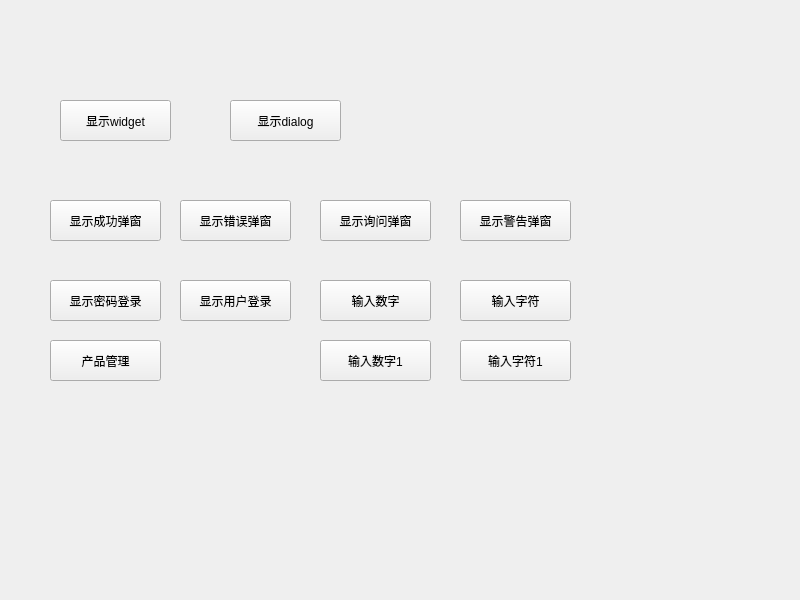
<?xml version="1.0" encoding="UTF-8"?>
<ui version="4.0">
 <class>MainDlg</class>
 <widget class="QWidget" name="MainDlg">
  <property name="geometry">
   <rect>
    <x>0</x>
    <y>0</y>
    <width>800</width>
    <height>600</height>
   </rect>
  </property>
  <property name="minimumSize">
   <size>
    <width>800</width>
    <height>600</height>
   </size>
  </property>
  <property name="windowTitle">
   <string>MainDlg</string>
  </property>
  <widget class="QPushButton" name="btnShowWidget">
   <property name="geometry">
    <rect>
     <x>60</x>
     <y>100</y>
     <width>111</width>
     <height>41</height>
    </rect>
   </property>
   <property name="text">
    <string>显示widget</string>
   </property>
  </widget>
  <widget class="QPushButton" name="btnShowDialog">
   <property name="geometry">
    <rect>
     <x>230</x>
     <y>100</y>
     <width>111</width>
     <height>41</height>
    </rect>
   </property>
   <property name="text">
    <string>显示dialog</string>
   </property>
  </widget>
  <widget class="QPushButton" name="btnShowuccess">
   <property name="geometry">
    <rect>
     <x>50</x>
     <y>200</y>
     <width>111</width>
     <height>41</height>
    </rect>
   </property>
   <property name="text">
    <string>显示成功弹窗</string>
   </property>
  </widget>
  <widget class="QPushButton" name="btnShowError">
   <property name="geometry">
    <rect>
     <x>180</x>
     <y>200</y>
     <width>111</width>
     <height>41</height>
    </rect>
   </property>
   <property name="text">
    <string>显示错误弹窗</string>
   </property>
  </widget>
  <widget class="QPushButton" name="btnShowQuestion">
   <property name="geometry">
    <rect>
     <x>320</x>
     <y>200</y>
     <width>111</width>
     <height>41</height>
    </rect>
   </property>
   <property name="text">
    <string>显示询问弹窗</string>
   </property>
  </widget>
  <widget class="QPushButton" name="btnShowWarning">
   <property name="geometry">
    <rect>
     <x>460</x>
     <y>200</y>
     <width>111</width>
     <height>41</height>
    </rect>
   </property>
   <property name="text">
    <string>显示警告弹窗</string>
   </property>
  </widget>
  <widget class="QPushButton" name="btnShowPass">
   <property name="geometry">
    <rect>
     <x>50</x>
     <y>280</y>
     <width>111</width>
     <height>41</height>
    </rect>
   </property>
   <property name="text">
    <string>显示密码登录</string>
   </property>
  </widget>
  <widget class="QPushButton" name="btnShowUserLogin">
   <property name="geometry">
    <rect>
     <x>180</x>
     <y>280</y>
     <width>111</width>
     <height>41</height>
    </rect>
   </property>
   <property name="text">
    <string>显示用户登录</string>
   </property>
  </widget>
  <widget class="QPushButton" name="btnnputNum">
   <property name="geometry">
    <rect>
     <x>320</x>
     <y>280</y>
     <width>111</width>
     <height>41</height>
    </rect>
   </property>
   <property name="text">
    <string>输入数字</string>
   </property>
  </widget>
  <widget class="QPushButton" name="btnInputchar">
   <property name="geometry">
    <rect>
     <x>460</x>
     <y>280</y>
     <width>111</width>
     <height>41</height>
    </rect>
   </property>
   <property name="text">
    <string>输入字符</string>
   </property>
  </widget>
  <widget class="QPushButton" name="btnInputchar_2">
   <property name="geometry">
    <rect>
     <x>460</x>
     <y>340</y>
     <width>111</width>
     <height>41</height>
    </rect>
   </property>
   <property name="text">
    <string>输入字符1</string>
   </property>
  </widget>
  <widget class="QPushButton" name="btnnputNum_2">
   <property name="geometry">
    <rect>
     <x>320</x>
     <y>340</y>
     <width>111</width>
     <height>41</height>
    </rect>
   </property>
   <property name="text">
    <string>输入数字1</string>
   </property>
  </widget>
  <widget class="QPushButton" name="btnroduct">
   <property name="geometry">
    <rect>
     <x>50</x>
     <y>340</y>
     <width>111</width>
     <height>41</height>
    </rect>
   </property>
   <property name="text">
    <string>产品管理</string>
   </property>
  </widget>
 </widget>
 <resources/>
 <connections/>
</ui>
